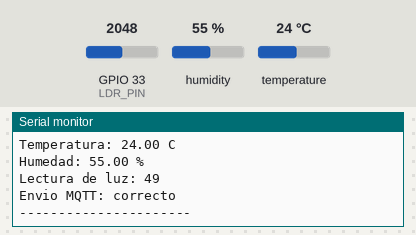
Bench run of a sketch on a simulated ESP32. Shown: the last lines printed to the serial monitor. The inputs (shaded band) are chosen by the test bench; at power-on: humidity 55 %, GPIO 33 (LDR_PIN) = 2048, temperature 24 °C. WiFi joins after 1.5 s; servers stay silent unless stated; no MQTT or app messages arrive unless stated.

Above: at 2.7 s.
2.8 s: humidity set to 22 %
5.5 s: GPIO 33 (LDR_PIN) set to 2866
At 6.4 s:
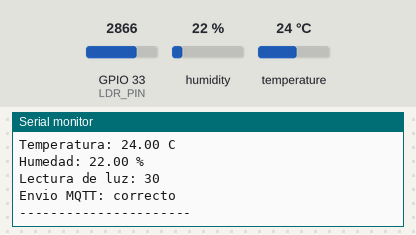
8.2 s: temperature set to 12 °C
10.9 s: GPIO 33 (LDR_PIN) set to 3603
At 12.6 s:
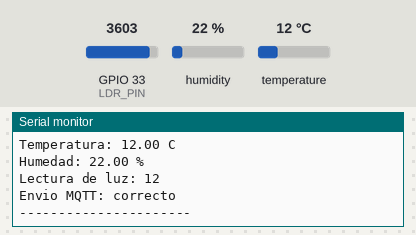
13.6 s: humidity set to 40 %
Timing chart, 0 to 16.6 s (numbered marks = the images above; inputs shaded):
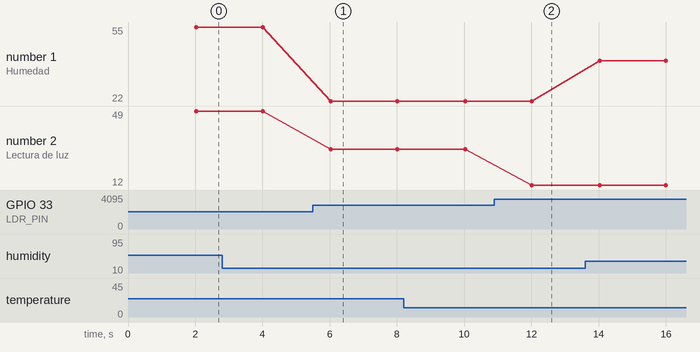

The sketch:

Codigo.ino
```cpp
#include <WiFi.h>
#include <PubSubClient.h>
#include <DHT.h>

// ======================================================
// CONFIGURACION WIFI
// ======================================================

const char* WIFI_SSID = "RED";
const char* WIFI_PASSWORD = "12345678";

// ======================================================
// CONFIGURACION MQTT
// ======================================================

const char* MQTT_SERVER = "IP";
const int MQTT_PORT = 1883;

const char* TOPIC_TEMPERATURA = "clima/esp32/temperatura";
const char* TOPIC_HUMEDAD = "clima/esp32/humedad";
const char* TOPIC_LUZ = "clima/esp32/luz";

// ======================================================
// CONFIGURACION DE SENSORES
// ======================================================

#define DHTPIN 4
#define DHTTYPE DHT11
#define LDR_PIN 33

DHT dht(DHTPIN, DHTTYPE);

WiFiClient wifiClient;
PubSubClient mqttClient(wifiClient);

const unsigned long INTERVALO_ENVIO = 2000;
unsigned long ultimoEnvio = 0;

// ======================================================
// CONECTAR WIFI
// ======================================================

void conectarWiFi() {

  Serial.print("Conectando a WiFi");

  WiFi.begin(WIFI_SSID, WIFI_PASSWORD);

  while (WiFi.status() != WL_CONNECTED) {
    delay(500);
    Serial.print(".");
  }

  Serial.println();
  Serial.println("WiFi conectado");

  Serial.print("IP del ESP32: ");
  Serial.println(WiFi.localIP());
}

// ======================================================
// CONECTAR MQTT
// ======================================================

void conectarMQTT() {

  while (!mqttClient.connected()) {

    Serial.print("Conectando a Mosquitto...");

    String clientId = "ESP32-";
    clientId += String(
      (uint32_t)(ESP.getEfuseMac() & 0xFFFFFFFF),
      HEX
    );

    if (mqttClient.connect(clientId.c_str())) {

      Serial.println(" conectado");

    } else {

      Serial.print(" error, rc=");
      Serial.print(mqttClient.state());
      Serial.println(". Reintentando en 2 segundos...");

      delay(2000);
    }
  }
}

// ======================================================
// LEER Y PUBLICAR SENSORES
// ======================================================

void publicarSensores() {

  // 1. Leer temperatura y humedad del DHT11
  float temperatura = dht.readTemperature();
  float humedad = dht.readHumidity();

  // 2. Leer iluminacion mediante la LDR
  int luzRaw = 4095 - analogRead(LDR_PIN);
  int luz = map(luzRaw, 0, 4095, 0, 100);
  luz = constrain(luz, 0, 100);

  // 3. Comprobar que el DHT11 haya respondido
  if (isnan(temperatura) || isnan(humedad)) {
    Serial.println("Error al leer el DHT11");
    return;
  }

  // 4. Convertir los valores a texto para MQTT
  char textoTemperatura[12];
  char textoHumedad[12];
  char textoLuz[12];

  snprintf(textoTemperatura, sizeof(textoTemperatura),
           "%.2f", temperatura);

  snprintf(textoHumedad, sizeof(textoHumedad),
           "%.2f", humedad);

  snprintf(textoLuz, sizeof(textoLuz),
           "%d", luz);

  // 5. Publicar cada medicion en su topic
  bool envioTemperatura = mqttClient.publish(
    TOPIC_TEMPERATURA, textoTemperatura
  );

  bool envioHumedad = mqttClient.publish(
    TOPIC_HUMEDAD, textoHumedad
  );

  bool envioLuz = mqttClient.publish(
    TOPIC_LUZ, textoLuz
  );

  // 6. Mostrar mediciones y resultados en Serial
  Serial.println("----- MEDICIONES -----");

  Serial.print("Temperatura: ");
  Serial.print(temperatura);
  Serial.println(" C");

  Serial.print("Humedad: ");
  Serial.print(humedad);
  Serial.println(" %");

  Serial.print("Lectura de luz: ");
  Serial.println(luz);

  Serial.print("Envio MQTT: ");

  if (envioTemperatura && envioHumedad && envioLuz) {
    Serial.println("correcto");
  } else {
    Serial.println("error al publicar");
  }

  Serial.println("----------------------");
}

// ======================================================
// CONFIGURACION INICIAL
// ======================================================

void setup() {

  Serial.begin(115200);

  // Inicializar sensores
  dht.begin();
  pinMode(LDR_PIN, INPUT);

  // Conectar WiFi
  conectarWiFi();

  // Configurar servidor MQTT
  mqttClient.setServer(MQTT_SERVER, MQTT_PORT);
}

// ======================================================
// CICLO PRINCIPAL
// ======================================================

void loop() {

  if (WiFi.status() != WL_CONNECTED) {
    conectarWiFi();
  }

  if (!mqttClient.connected()) {
    conectarMQTT();
  }

  mqttClient.loop();

  if (millis() - ultimoEnvio >= INTERVALO_ENVIO) {

    ultimoEnvio = millis();

    publicarSensores();
  }
}
```

Measured:
- after the input at 5.5 s, the serial monitor: prints a new line after 0.53 s (image 1)
- after the input at 10.9 s, the serial monitor: prints a new line after 1.1 s (image 2)
- plotted number 1: 22 → 40 after the input at 13.6 s
- plotted number 2: 49 → 30 after the input at 5.5 s
